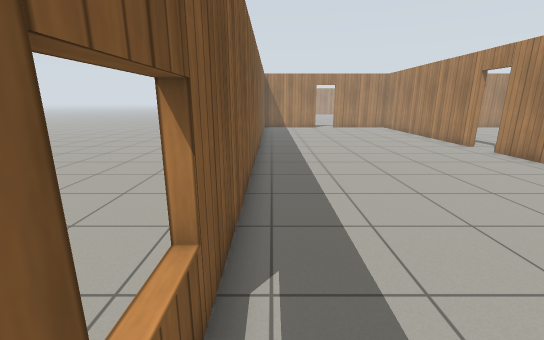
View 1 (above)

16 first-person views from a walk through a Gazebo world. The camera is 1.2 m above the floor, tilts 14° down and sees 90° across. The floor is counted in squares, 0.5 m on a side. Each view is taken from the middle of a square. On the plan, view 1 faces up. The plan holds only what a view shows up to about 17 squares ahead; the rest is blank. The place goes on beyond the plan. Gazebo's built-in surfaces are drawn with simple patterns.

View 2
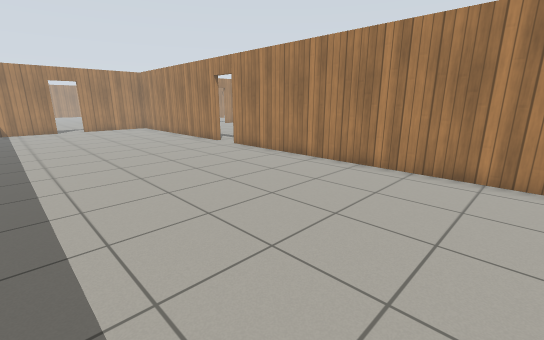

View 3
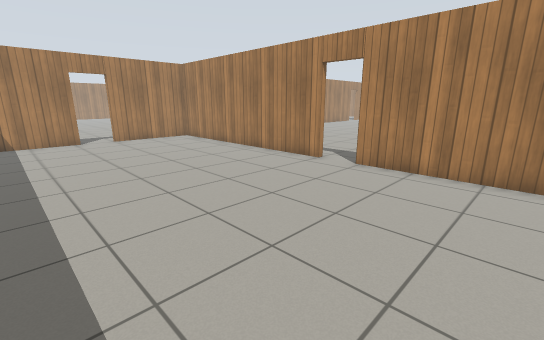

View 4
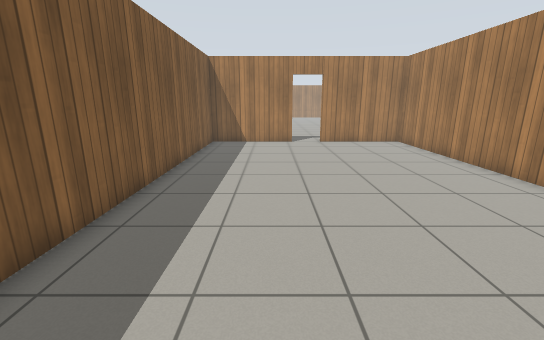

View 5
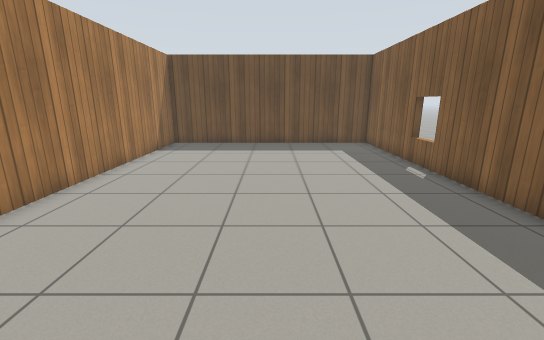

View 6
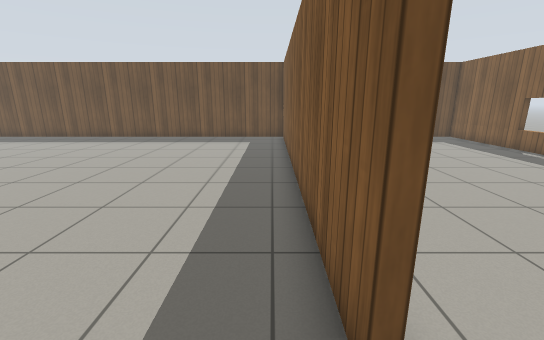

View 7
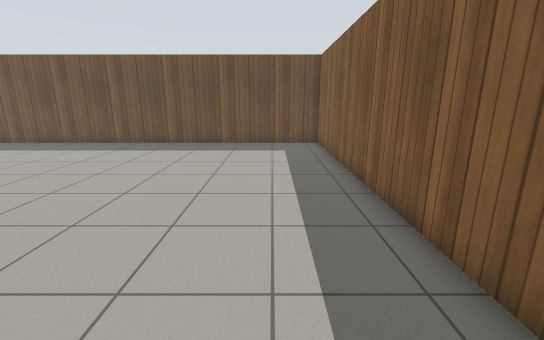

View 8
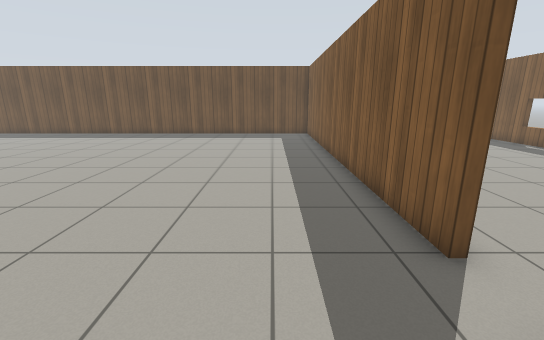

View 9
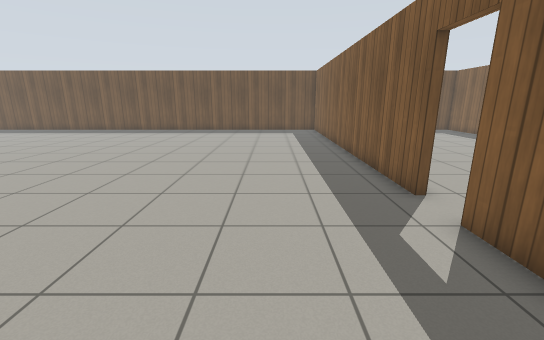

View 10
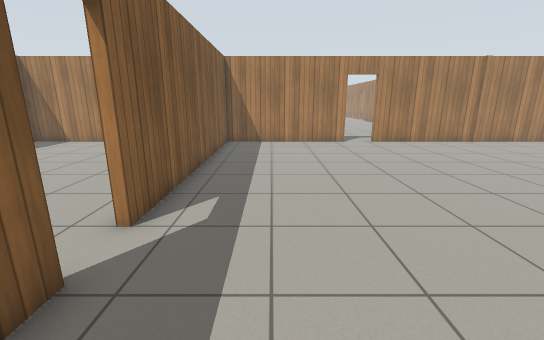

View 11
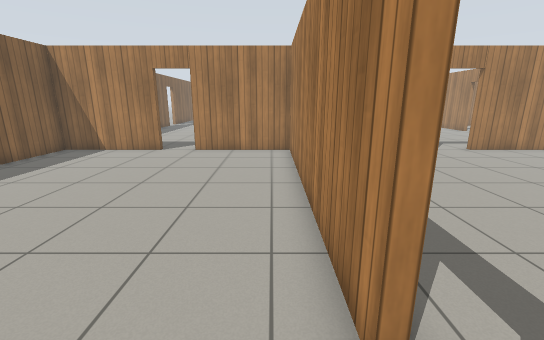

View 12
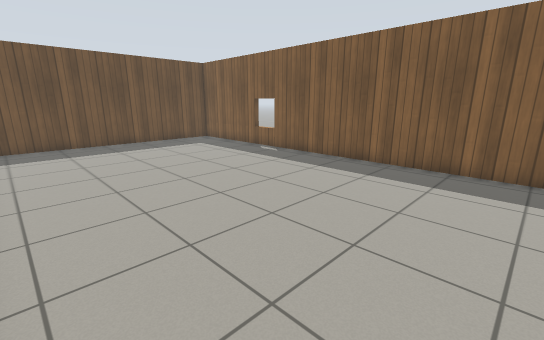

View 13
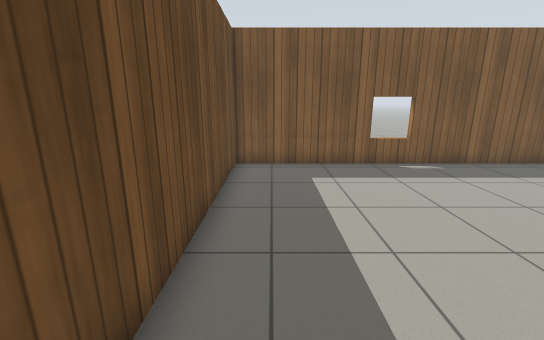

View 14
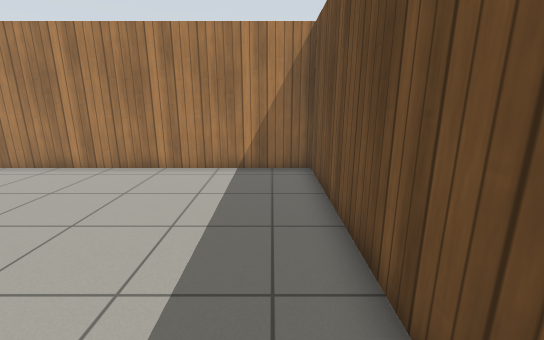

View 15
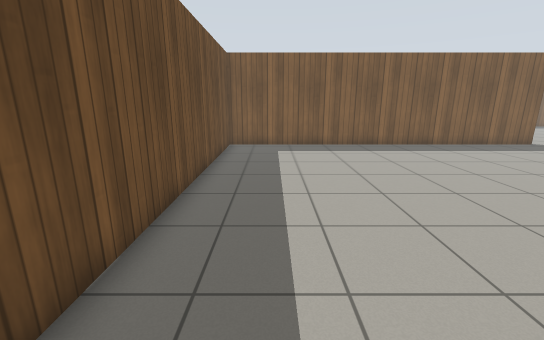

View 16
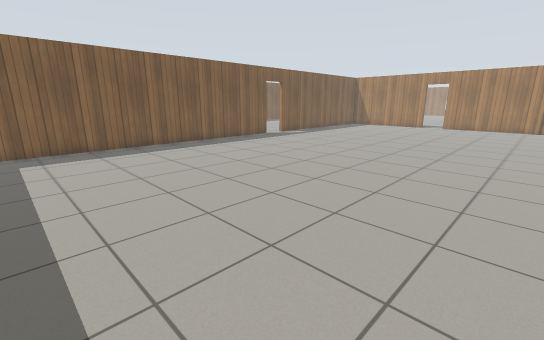

### Floor plan
Points are (right, up) in squares from view 1. A wall is a line through its corners. A room is listed if a view was taken in it or the views show most of it. See-through windows are left out.
Room 1 (views 1, 2, 3, 4, 5, 11, 12, 13, 14)
walls: (10.9, 14.9) (10.9, 26.9) (6, 26.9); (4.4, 26.9) (-0.7, 26.9) (-0.7, -4.4) (10.9, -4.4) (10.9, 13.2)
ways out: open door at (11, 14.5) to room 2; open door at (5.5, 27)
Room 2 (views 6, 7, 8, 9, 10, 15, 16)
walls: (11.2, 13.2) (11.2, -4.4) (27.5, -4.4); (18.6, 26.9) (11.2, 26.9) (11.2, 14.9); (26.5, 26.9) (20.2, 26.9); (27.5, 26.9) (26.7, 26.9)
ways out: open door at (11, 14.5) to room 1; open door at (19.5, 27)

Where each view was taken, in squares from view 1:
view 1: 0 up, 0 right, facing up
view 2: 0 up, 1 right, facing up-right
view 3: 8 up, 1 right, facing up-right
view 4: 10 up, 3 right, facing up
view 5: 12 up, 5 right, facing down
view 6: 15 up, 12 right, facing down
view 7: 12 up, 14 right, facing down
view 8: 17 up, 14 right, facing down
view 9: 20 up, 15 right, facing down
view 10: 10 up, 14 right, facing up
view 11: 13 up, 10 right, facing up
view 12: 13 up, 10 right, facing down-left
view 13: 3 down, 10 right, facing left
view 14: 3 down, 1 right, facing right
view 15: 2 down, 27 right, facing left
view 16: 2 down, 27 right, facing up-left
